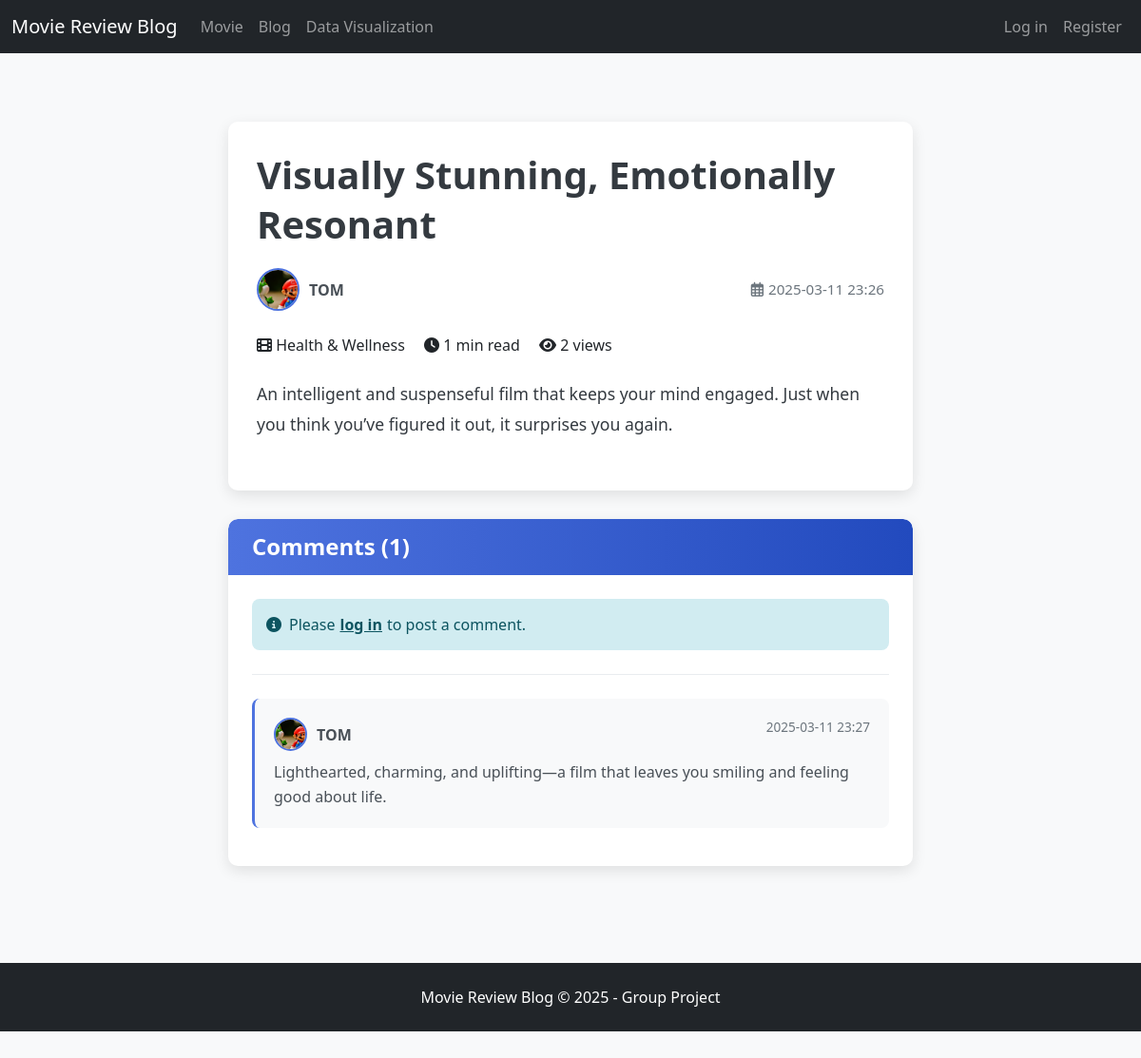
The page /blogs/9/ on the database its author committed.
### blogs/models.py (models this page shows, shortened)
class Blog(models.Model):
    title = models.CharField(max_length=200)
    content = models.TextField()
    user = models.ForeignKey(User, on_delete=models.CASCADE, related_name='blogs')
    created_at = models.DateTimeField(auto_now_add=True)
    updated_at = models.DateTimeField(auto_now=True)
    category = models.CharField(max_length=20, choices=LIFESTYLE_CATEGORIES, default='other')
    views = models.PositiveIntegerField(default=0)
    @property
    def reading_time(self):
        word_count = len(self.content.split())
        minutes = max(1, round(word_count / 200))
        return minutes
    @property
    def comment_count(self):
        return self.comments.count()

class Comment(models.Model):
    blog = models.ForeignKey(Blog, on_delete=models.CASCADE, related_name='comments')
    user = models.ForeignKey(User, on_delete=models.CASCADE, related_name='blog_comments')
    content = models.TextField()
    created_at = models.DateTimeField(auto_now_add=True)

### users/models.py (models this page shows, shortened)
class Profile(models.Model):
    user = models.OneToOneField(User, on_delete=models.CASCADE)
    bio = models.TextField(max_length=500, blank=True)
    avatar = models.ImageField(upload_to='avatars/', default='avatars/default.png')

### blogs/views.py (the view)
# urls.py: path('<int:blog_id>/', views.blog_detail, name='blog_detail'),
def blog_detail(request, blog_id):
    blog = get_object_or_404(Blog, id=blog_id)
    blog.views += 1
    blog.save(update_fields=['views'])
    comments = blog.comments.all().order_by('-created_at')
    comment_form = CommentForm()
    context = {
        'blog': blog,
        'comments': comments,
        'comment_form': comment_form
    }
    return render(request, 'blogs/blog_detail.html', context)

### templates/blogs/blog_detail.html (shortened to what this page needs)
{% extends 'base.html' %}
{% load static %}
{% block extra_css %}
<link rel="stylesheet" href="{% static 'css/blog_detail.css' %}">
{% endblock %}
{% block content %}
<div class="container py-5">
    <div class="row">
        <div class="col-lg-8 offset-lg-2">
            <article class="blog-article">
                <h1 class="blog-title">{{ blog.title }}</h1>
                <div class="blog-meta d-flex justify-content-between mb-4">
                    <div class="author-info">
                        <img src="{{ blog.user.profile.avatar.url }}" alt="{{ blog.user.username }}" class="avatar-img">
                        <span class="author-name">{{ blog.user.username }}</span>
                    </div>
                    <span class="post-date">
                        <i class="far fa-calendar-alt"></i> {{ blog.created_at|date:"Y-m-d H:i" }}
                    </span>
                </div>
                <div class="blog-stats d-flex justify-content-between mb-4">
                    <div>
                        <span class="category-badge me-3">
                            <i class="fas fa-film"></i> {{ blog.get_category_display }}
                        </span>
                        <span class="reading-time me-3">
                            <i class="fas fa-clock"></i> {{ blog.reading_time }} min read
                        </span>
                        <span class="views-count">
                            <i class="fas fa-eye"></i> {{ blog.views }} views
                        </span>
                    </div>
                </div>
                <div class="blog-content">
                    {{ blog.content|linebreaks }}
                </div>
            </article>
            <div class="comments-container">
                <div class="comments-header">
                    <h3 class="comments-title">Comments ({{ blog.comment_count }})</h3>
                </div>
                <div class="comments-body">
                    {% if user.is_authenticated %}
                        <form id="comment-form" method="post" action="{% url 'add_comment' blog.id %}">
                            {% csrf_token %}
                            <div class="mb-3">
                                {{ comment_form.content }}
                            </div>
                            <button type="submit" class="btn-submit">
                                <i class="far fa-paper-plane me-2"></i>Submit Comment
                            </button>
                        </form>
                        <div id="comment-success" class="comment-success" style="display:none;">
                            <i class="fas fa-check-circle me-2"></i>Comment submitted successfully!
                        </div>
                    {% else %}
                        <div class="login-prompt">
                            <i class="fas fa-info-circle me-2"></i>
                            Please <a href="{% url 'login' %}">log in</a> to post a comment.
                        </div>
                    {% endif %}
                    <div class="comments-divider"></div>
                    <div id="comments-list" class="comments-list">
                        {% for comment in comments %}
                            <div class="comment-item">
                                <div class="comment-header d-flex justify-content-between">
                                    <div class="comment-author">
                                        <img src="{{ comment.user.profile.avatar.url }}" alt="{{ comment.user.username }}" class="avatar-img-sm">
                                        <span class="author-name">{{ comment.user.username }}</span>
                                    </div>
                                    <span class="comment-date">{{ comment.created_at|date:"Y-m-d H:i" }}</span>
                                </div>
                                <div class="comment-content">
                                    {{ comment.content }}
                                </div>
                            </div>
                        {% empty %}
                            <div class="no-comments">
                                <i class="far fa-comment-dots me-2"></i>No comments yet. Be the first to share your thoughts!
                            </div>
                        {% endfor %}
                    </div>
                </div>
            </div>
        </div>
    </div>
</div>
{% endblock %}

### static/css/base.css (style rules this page uses)
body { padding-bottom: 70px; background-color: #f8f9fa; }

### static/css/blog_detail.css (style rules this page uses)
.blog-article { background-color: #fff; border-radius: 10px; box-shadow: 0 5px 15px rgba(0,0,0,0.1); padding: 30px; margin-bottom: 30px; transition: box-shadow 0.3s ease; }
.blog-title { font-size: 2.5rem; font-weight: 700; margin-bottom: 20px; color: #343a40; line-height: 1.3; }
.author-info { display: flex; align-items: center; }
.avatar-img { width: 45px; height: 45px; border-radius: 50%; object-fit: cover; margin-right: 10px; border: 2px solid #4e73df; }
.avatar-img-sm { width: 35px; height: 35px; border-radius: 50%; object-fit: cover; margin-right: 10px; border: 2px solid #4e73df; }
.author-name { font-weight: 600; color: #495057; }
.post-date { color: #6c757d; font-size: 0.95rem; display: flex; align-items: center; }
.post-date i { margin-right: 5px; }
.blog-content { margin-top: 20px; line-height: 1.8; color: #343a40; font-size: 1.1rem; }
.blog-content p { margin-bottom: 1.5rem; }
.comments-container { background-color: #fff; border-radius: 10px; box-shadow: 0 5px 15px rgba(0,0,0,0.1); overflow: hidden; margin-bottom: 30px; }
.comments-header { background: linear-gradient(to right, #4e73df, #224abe); color: white; padding: 15px 25px; border-radius: 10px 10px 0 0; }
.comments-title { margin: 0; font-size: 1.5rem; font-weight: 600; }
.comments-body { padding: 25px; }
.login-prompt { background-color: #d1ecf1; color: #0c5460; padding: 15px; border-radius: 8px; display: flex; align-items: center; }
.login-prompt a { font-weight: 600; color: #0c5460; text-decoration: underline; margin: 0 5px; }
.comments-divider { height: 1px; background-color: #e9ecef; margin: 25px 0; }
.comments-list { margin-top: 10px; }
.comment-item { background-color: #f8f9fa; border-radius: 8px; padding: 20px; margin-bottom: 15px; transition: all 0.3s; border-left: 3px solid #4e73df; }
.comment-header { margin-bottom: 10px; }
.comment-author { display: flex; align-items: center; }
.comment-date { color: #6c757d; font-size: 0.85rem; }
.comment-content { color: #495057; line-height: 1.6; }

### rows shown on the page
Blog: title "Visually Stunning, Emotionally Resonant", user.profile.avatar (picture), user.username "TOM", created_at "2025-03-11 23:26", category "Health & Wellness", reading_time "1", views "2", content "An intelligent and suspenseful film that keeps your mind engaged. Just when you think you’ve figured it out, it surprises you again.", comment_count "1"
Comment: user.profile.avatar (picture), user.username "TOM", created_at "2025-03-11 23:27", content "Lighthearted, charming, and uplifting—a film that leaves you smiling and feeling good about life."
